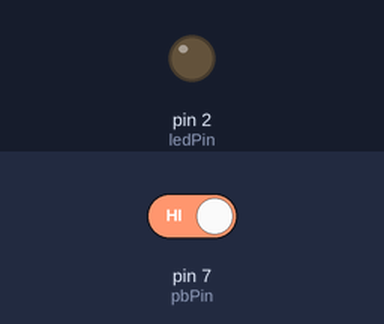
Bench run of a sketch on a simulated Arduino Uno, built with avr-gcc and run on an emulated ATmega328P. Shown: output pins drawn as LEDs (lit = HIGH). Inputs (shaded band) come from the test bench; at power-on: pin 7 (pbPin) HIGH.

Above: at 1.2 s.
1.3 s: pin 7 (pbPin) driven LOW
At 2.1 s:
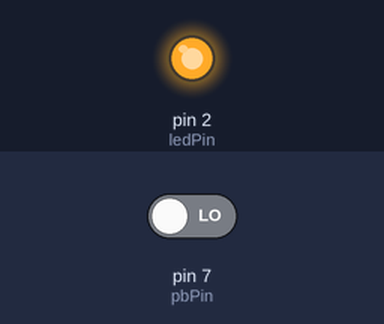
2.8 s: pin 7 (pbPin) driven HIGH
At 3.2 s:
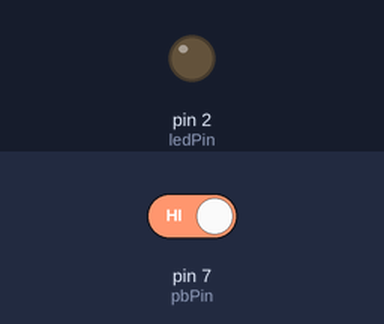
Timing chart, 0 to 5.8 s (numbered marks = the images above; inputs shaded):
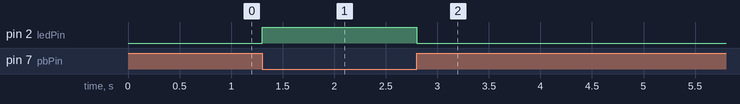

Measured:
- after the input at 1.3 s, pin 2 (ledPin): LOW → HIGH at once
- after the input at 2.8 s, pin 2 (ledPin): HIGH → LOW at once

The sketch:

PushButton_1_LED.ino
```cpp
int ledPin = 2;
int pbPin = 7;
int buttonValue;

void setup() {
  // put your setup code here, to run once:
  pinMode(ledPin, OUTPUT);
  pinMode(pbPin, INPUT);

}

void loop() {
  // put your main code here, to run repeatedly:
  buttonValue = digitalRead(pbPin);
  if(buttonValue == LOW){
  digitalWrite(ledPin, HIGH);
  }
  else{
    digitalWrite(ledPin, LOW);
  }
}
```
